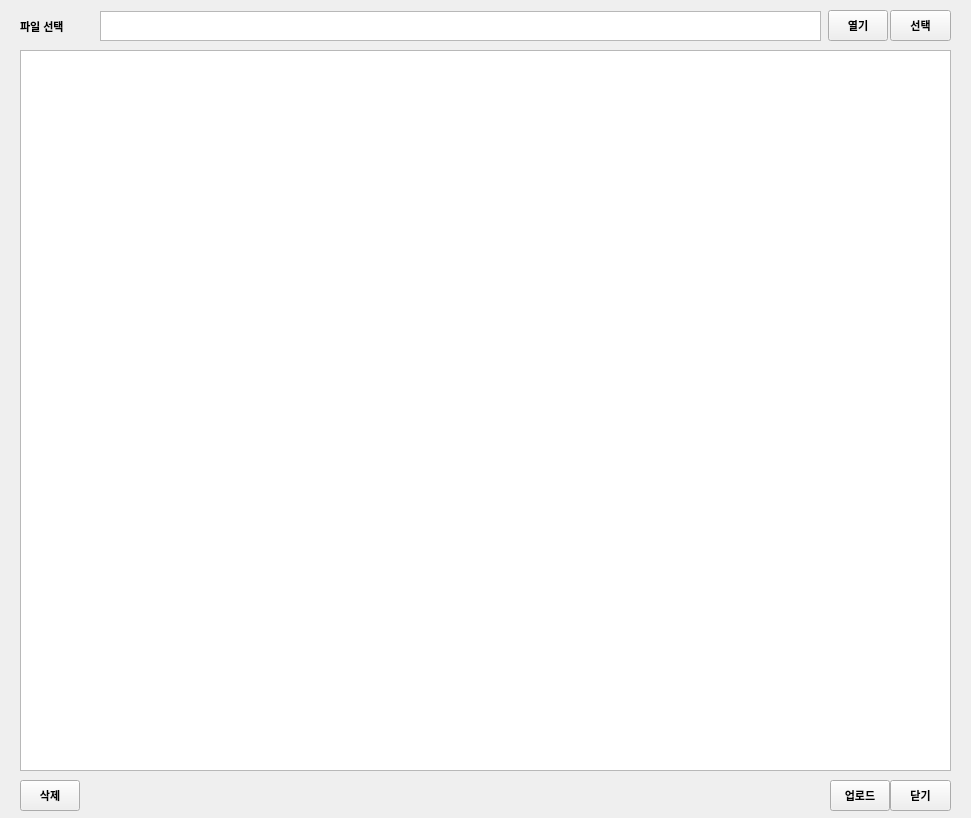
<?xml version="1.0" encoding="UTF-8"?>
<ui version="4.0">
 <class>win_upload_time</class>
 <widget class="QWidget" name="win_upload_time">
  <property name="geometry">
   <rect>
    <x>0</x>
    <y>0</y>
    <width>971</width>
    <height>818</height>
   </rect>
  </property>
  <property name="windowTitle">
   <string>Form</string>
  </property>
  <widget class="QPushButton" name="btn_select">
   <property name="geometry">
    <rect>
     <x>890</x>
     <y>10</y>
     <width>61</width>
     <height>31</height>
    </rect>
   </property>
   <property name="font">
    <font>
     <family>Arial</family>
     <pointsize>8</pointsize>
     <weight>75</weight>
     <bold>true</bold>
    </font>
   </property>
   <property name="text">
    <string>선택</string>
   </property>
  </widget>
  <widget class="QPushButton" name="btn_open">
   <property name="geometry">
    <rect>
     <x>828</x>
     <y>10</y>
     <width>60</width>
     <height>31</height>
    </rect>
   </property>
   <property name="font">
    <font>
     <family>Arial</family>
     <pointsize>8</pointsize>
     <weight>75</weight>
     <bold>true</bold>
    </font>
   </property>
   <property name="text">
    <string>열기</string>
   </property>
  </widget>
  <widget class="QLabel" name="lbl_select_file">
   <property name="geometry">
    <rect>
     <x>20</x>
     <y>11</y>
     <width>71</width>
     <height>30</height>
    </rect>
   </property>
   <property name="font">
    <font>
     <family>Arial</family>
     <pointsize>8</pointsize>
     <weight>75</weight>
     <bold>true</bold>
    </font>
   </property>
   <property name="text">
    <string>파일 선택</string>
   </property>
  </widget>
  <widget class="QTableWidget" name="tbl_info">
   <property name="geometry">
    <rect>
     <x>20</x>
     <y>50</y>
     <width>931</width>
     <height>721</height>
    </rect>
   </property>
   <property name="sizeAdjustPolicy">
    <enum>QAbstractScrollArea::AdjustToContents</enum>
   </property>
   <property name="dragEnabled">
    <bool>true</bool>
   </property>
   <property name="selectionBehavior">
    <enum>QAbstractItemView::SelectRows</enum>
   </property>
   <property name="textElideMode">
    <enum>Qt::ElideMiddle</enum>
   </property>
   <attribute name="horizontalHeaderCascadingSectionResizes">
    <bool>true</bool>
   </attribute>
   <attribute name="horizontalHeaderShowSortIndicator" stdset="0">
    <bool>true</bool>
   </attribute>
   <attribute name="horizontalHeaderStretchLastSection">
    <bool>true</bool>
   </attribute>
   <attribute name="verticalHeaderCascadingSectionResizes">
    <bool>true</bool>
   </attribute>
   <attribute name="verticalHeaderStretchLastSection">
    <bool>false</bool>
   </attribute>
  </widget>
  <widget class="QPushButton" name="btn_upload">
   <property name="geometry">
    <rect>
     <x>830</x>
     <y>780</y>
     <width>60</width>
     <height>31</height>
    </rect>
   </property>
   <property name="font">
    <font>
     <family>Arial</family>
     <pointsize>8</pointsize>
     <weight>75</weight>
     <bold>true</bold>
    </font>
   </property>
   <property name="text">
    <string>업로드</string>
   </property>
  </widget>
  <widget class="QPushButton" name="btn_close">
   <property name="geometry">
    <rect>
     <x>890</x>
     <y>780</y>
     <width>61</width>
     <height>31</height>
    </rect>
   </property>
   <property name="font">
    <font>
     <family>Arial</family>
     <pointsize>8</pointsize>
     <weight>75</weight>
     <bold>true</bold>
    </font>
   </property>
   <property name="text">
    <string>닫기</string>
   </property>
  </widget>
  <widget class="QTextEdit" name="text_select_file">
   <property name="geometry">
    <rect>
     <x>100</x>
     <y>11</y>
     <width>721</width>
     <height>30</height>
    </rect>
   </property>
   <property name="font">
    <font>
     <family>Times New Roman</family>
     <pointsize>9</pointsize>
    </font>
   </property>
  </widget>
  <widget class="QPushButton" name="btn_delete">
   <property name="geometry">
    <rect>
     <x>20</x>
     <y>780</y>
     <width>60</width>
     <height>31</height>
    </rect>
   </property>
   <property name="font">
    <font>
     <family>Arial</family>
     <pointsize>8</pointsize>
     <weight>75</weight>
     <bold>true</bold>
    </font>
   </property>
   <property name="text">
    <string>삭제</string>
   </property>
  </widget>
 </widget>
 <resources/>
 <connections/>
</ui>
